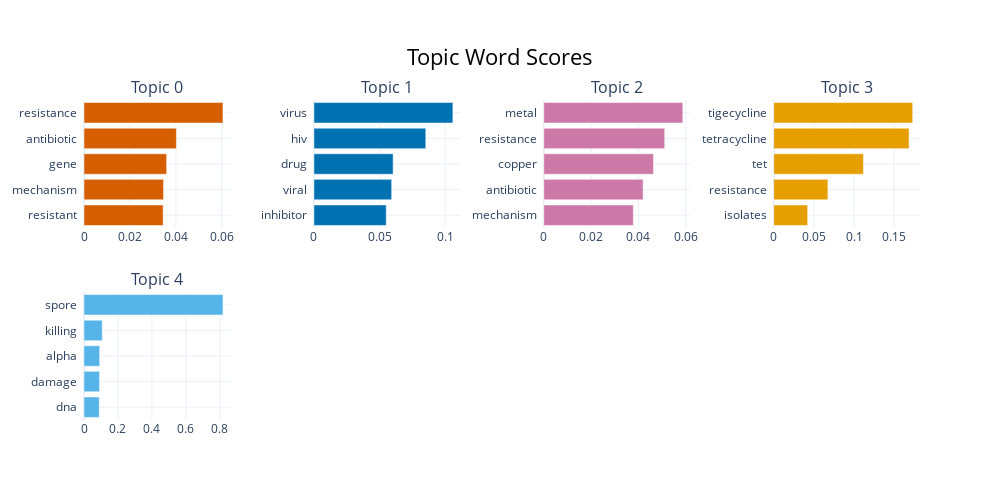

Source (notebook cell):
### Code cell
from transformers import AutoTokenizer, AutoModel
from bertopic import BERTopic
import torch
from umap import UMAP
from sklearn.cluster import KMeans
#corpus_list = [[id2word[id] for id, freq in doc] for doc in corpus] 
#review_lemmatized = [doc for doc in corpus_list]
review_lemmatized = reviews_datasets['cleaned_text'] .tolist()
cluster_model = KMeans(n_clusters=50)
# Initiate UMAP
umap_model = UMAP(n_neighbors=15, 
                  n_components=5, 
                  min_dist=0.0, 
                  metric='cosine', 
                  random_state=100)
umap_model = UMAP(n_neighbors=15, 
                  n_components=5, 
                  min_dist=0.0, 
                  metric='cosine', 
                  random_state=100)
# Check if GPU is available
if torch.cuda.is_available():
    # Set device to GPU
    device = torch.device("cuda")
else:
    # Set device to CPU
    device = torch.device("cpu")

# Create a tensor on the selected device
tensor = torch.randn(10, 10).to(device)

# Perform a computation on the tensor
result = tensor.matmul(tensor.transpose(0, 1))

# Move the result tensor back to the CPU (if needed)
result = result.cpu()
# Load pre-trained BERT model and tokenizer
tokenizer = AutoTokenizer.from_pretrained('bert-base-cased')
model = AutoModel.from_pretrained('bert-base-cased')
topic_model = BERTopic(nr_topics=5, umap_model=umap_model, hdbscan_model=cluster_model,language="english", calculate_probabilities=True,top_n_words=30, embedding_model=model)
# Run BERTopic model
topics, probabilities = topic_model.fit_transform(review_lemmatized)
topic_model.get_topic_info()
topic_model.visualize_barchart(top_n_topics=12)

### Figure 1 — Plotly figure (JSON) as saved in the notebook; plotly's stock layout.template omitted (floating-point values rounded to 4 significant figures)
{"data": [{"marker": {"color": "#D55E00"}, "orientation": "h", "type": "bar", "x": [0.03446, 0.03465, 0.03598, 0.04025, 0.06053], "xaxis": "x", "y": ["resistant  ", "mechanism  ", "gene  ", "antibiotic  ", "resistance  "], "yaxis": "y"}, {"marker": {"color": "#0072B2"}, "orientation": "h", "type": "bar", "x": [0.05513, 0.05925, 0.06036, 0.08525, 0.1059], "xaxis": "x2", "y": ["inhibitor  ", "viral  ", "drug  ", "hiv  ", "virus  "], "yaxis": "y2"}, {"marker": {"color": "#CC79A7"}, "orientation": "h", "type": "bar", "x": [0.03784, 0.04197, 0.04634, 0.0511, 0.05874], "xaxis": "x3", "y": ["mechanism  ", "antibiotic  ", "copper  ", "resistance  ", "metal  "], "yaxis": "y3"}, {"marker": {"color": "#E69F00"}, "orientation": "h", "type": "bar", "x": [0.04227, 0.06749, 0.1117, 0.1686, 0.1731], "xaxis": "x4", "y": ["isolates  ", "resistance  ", "tet  ", "tetracycline  ", "tigecycline  "], "yaxis": "y4"}, {"marker": {"color": "#56B4E9"}, "orientation": "h", "type": "bar", "x": [0.08966, 0.09166, 0.09237, 0.1075, 0.8185], "xaxis": "x5", "y": ["dna  ", "damage  ", "alpha  ", "killing  ", "spore  "], "yaxis": "y5"}], "layout": {"annotations": [{"font": {"size": 16}, "showarrow": false, "text": "Topic 0", "x": 0.0875, "xanchor": "center", "xref": "paper", "y": 1, "yanchor": "bottom", "yref": "paper"}, {"font": {"size": 16}, "showarrow": false, "text": "Topic 1", "x": 0.3625, "xanchor": "center", "xref": "paper", "y": 1, "yanchor": "bottom", "yref": "paper"}, {"font": {"size": 16}, "showarrow": false, "text": "Topic 2", "x": 0.6375, "xanchor": "center", "xref": "paper", "y": 1, "yanchor": "bottom", "yref": "paper"}, {"font": {"size": 16}, "showarrow": false, "text": "Topic 3", "x": 0.9125, "xanchor": "center", "xref": "paper", "y": 1, "yanchor": "bottom", "yref": "paper"}, {"font": {"size": 16}, "showarrow": false, "text": "Topic 4", "x": 0.0875, "xanchor": "center", "xref": "paper", "y": 0.4, "yanchor": "bottom", "yref": "paper"}], "height": 500, "hoverlabel": {"bgcolor": "white", "font": {"family": "Rockwell", "size": 16}}, "showlegend": false, "title": {"font": {"color": "Black", "size": 22}, "text": "Topic Word Scores", "x": 0.5, "xanchor": "center", "yanchor": "top"}, "width": 1000, "xaxis": {"anchor": "y", "domain": [0, 0.175], "showgrid": true}, "xaxis2": {"anchor": "y2", "domain": [0.275, 0.45], "showgrid": true}, "xaxis3": {"anchor": "y3", "domain": [0.55, 0.725], "showgrid": true}, "xaxis4": {"anchor": "y4", "domain": [0.825, 1], "showgrid": true}, "xaxis5": {"anchor": "y5", "domain": [0, 0.175], "showgrid": true}, "xaxis6": {"anchor": "y6", "domain": [0.275, 0.45], "showgrid": true}, "xaxis7": {"anchor": "y7", "domain": [0.55, 0.725], "showgrid": true}, "xaxis8": {"anchor": "y8", "domain": [0.825, 1], "showgrid": true}, "yaxis": {"anchor": "x", "domain": [0.6, 1], "showgrid": true}, "yaxis2": {"anchor": "x2", "domain": [0.6, 1], "showgrid": true}, "yaxis3": {"anchor": "x3", "domain": [0.6, 1], "showgrid": true}, "yaxis4": {"anchor": "x4", "domain": [0.6, 1], "showgrid": true}, "yaxis5": {"anchor": "x5", "domain": [0, 0.4], "showgrid": true}, "yaxis6": {"anchor": "x6", "domain": [0, 0.4], "showgrid": true}, "yaxis7": {"anchor": "x7", "domain": [0, 0.4], "showgrid": true}, "yaxis8": {"anchor": "x8", "domain": [0, 0.4], "showgrid": true}}}
